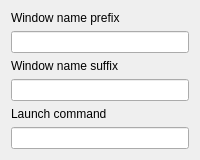
<?xml version="1.0" encoding="UTF-8"?>
<ui version="4.0">
    <class>KWin::ToggleTerminalConfigForm</class>
    <widget class="QWidget" name="KWin::ToggleTerminalConfigForm">
        <layout class="QGridLayout">
            <item row="0" column="0">
                <widget class="QLabel">
                    <property name="text">
                        <string>Window name prefix</string>
                    </property>
                </widget>
            </item>
            <item row="1" column="0">
                <widget class="QLineEdit" name="kcfg_windowNamePrefix">
                    <property name="toolTip">
                        <string>Prefix of the window name used for detecting the terminal.</string>
                    </property>
                    <property name="statusTip">
                        <string>Window name prefix</string>
                    </property>
                    <property name="whatsThis">
                        <string>Window name prefix</string>
                    </property>
                </widget>
            </item>
            <item row="2" column="0">
                <widget class="QLabel">
                    <property name="text">
                        <string>Window name suffix</string>
                    </property>
                </widget>
            </item>
            <item row="3" column="0">
                <widget class="QLineEdit" name="kcfg_windowNameSuffix">
                    <property name="toolTip">
                        <string>Suffix of the window name used for detecting the terminal.</string>
                    </property>
                    <property name="statusTip">
                        <string>Window name suffix</string>
                    </property>
                    <property name="whatsThis">
                        <string>Window name suffix</string>
                    </property>
                </widget>
            </item>
            <item row="4" column="0">
                <widget class="QLabel">
                    <property name="text">
                        <string>Launch command</string>
                    </property>
                </widget>
            </item>
            <item row="5" column="0">
                <widget class="QLineEdit" name="kcfg_launchCommand">
                    <property name="toolTip">
                        <string>Command for launching the terminal application if the window can not be found.</string>
                    </property>
                    <property name="statusTip">
                        <string>Launch command</string>
                    </property>
                    <property name="whatsThis">
                        <string>Launch command</string>
                    </property>
                </widget>
            </item>
        </layout>
    </widget>
</ui>
